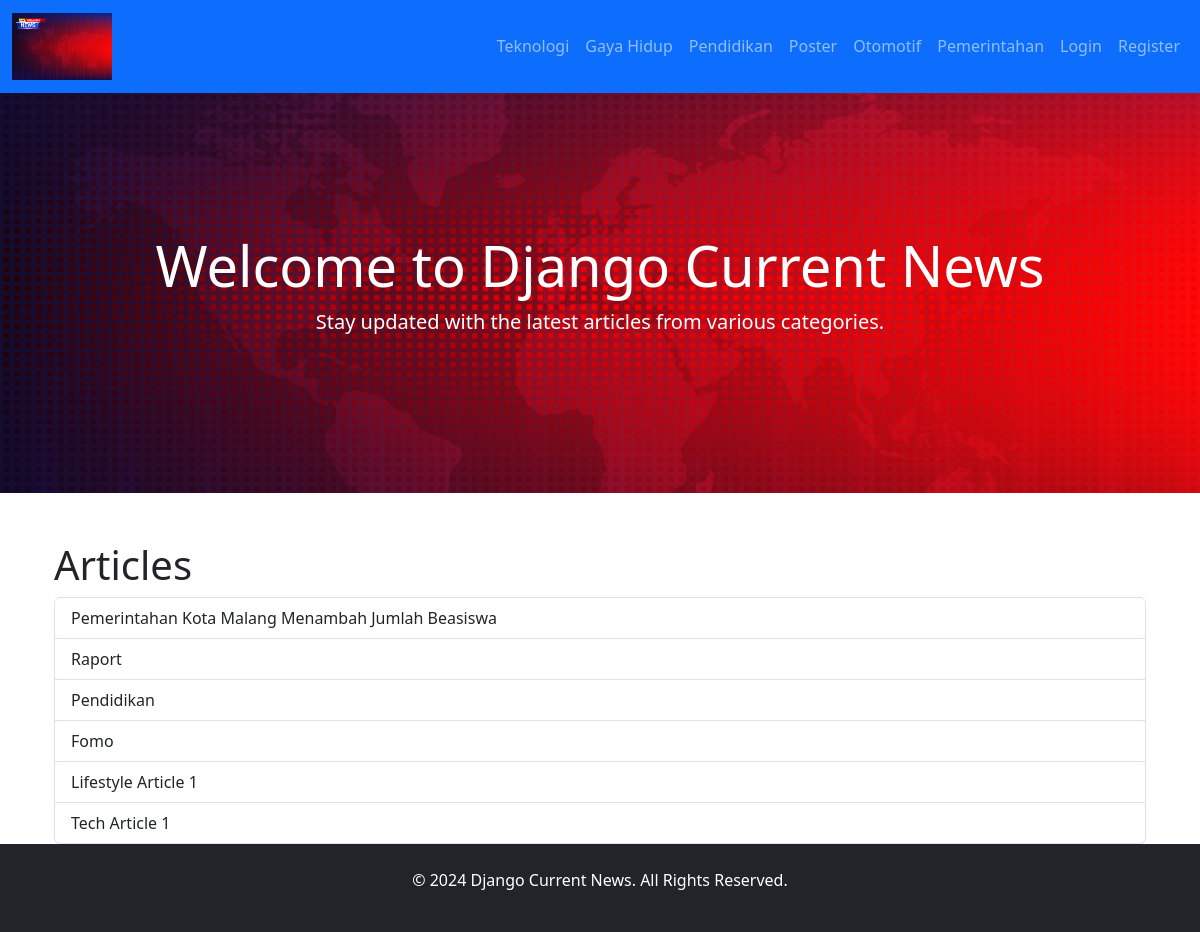
The app's page /, older data.
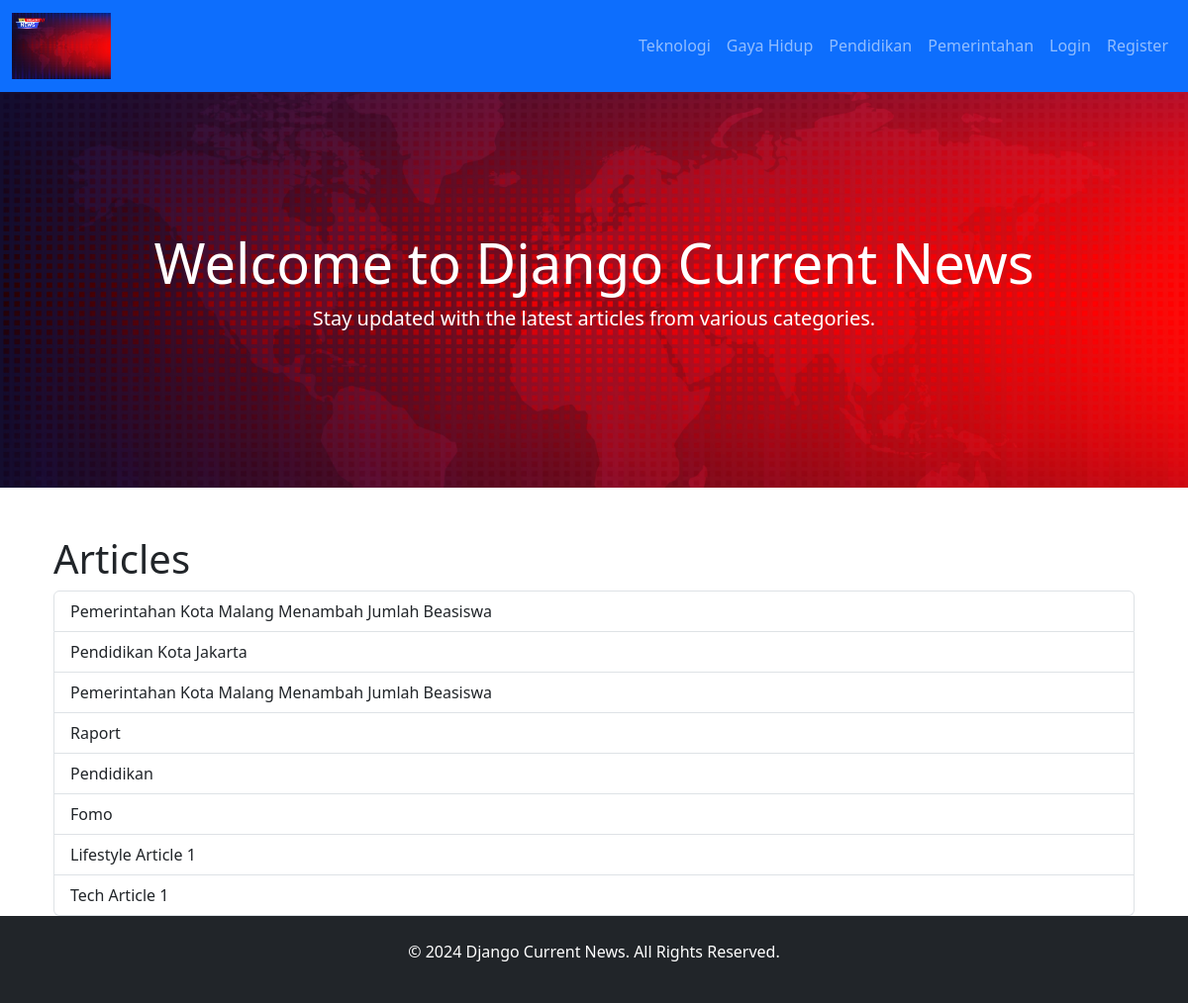
The same page, newer data.
### articles/models.py (models this page shows, shortened)
class Category(models.Model):
    name = models.CharField(max_length=100, unique=True)
    class Meta:
        verbose_name = "Category"
        verbose_name_plural = "Categories"

class Article(models.Model):
    title = models.CharField(max_length=200)
    slug = models.SlugField(unique=True, blank=True)  # Field slug ditambahkan
    content = models.TextField()
    created_at = models.DateTimeField(auto_now_add=True)
    updated_at = models.DateTimeField(auto_now=True)
    author = models.ForeignKey(User, on_delete=models.CASCADE)
    category = models.ForeignKey(Category, on_delete=models.CASCADE, related_name='articles')
    class Meta:
        verbose_name = "Article"
        verbose_name_plural = "Articles"
        ordering = ['-created_at']  # Urutkan artikel berdasarkan waktu pembuatan (terbaru di atas)

### articles/views.py (the view)
# urls.py: path('', views.ArticleListView.as_view(), name='home'),
class ArticleListView(ListView):
    model = Article
    template_name = 'article_list.html'
    context_object_name = 'articles'
    paginate_by = 10  # Adding pagination
    def get_context_data(self, **kwargs):
        context = super().get_context_data(**kwargs)
        context['categories'] = Category.objects.all()  # Adding categories to the context
        return context

### articles/templates/articles/article_list.html
{% extends 'base.html' %}
{% block content %}
  <div class="container mt-4">
    <h1>Articles</h1>
    <div class="list-group">
      {% for article in articles %}
        <a href="{% url 'article_detail' article.pk %}" class="list-group-item list-group-item-action">
          {{ article.title }}
        </a>
      {% endfor %}
    </div>
  </div>
{% endblock %}

### templates/base.html (shortened to what this page needs)
<!DOCTYPE html>
<html lang="en">
<head>
    {% load static %}
    <link href="https://cdn.jsdelivr.net/npm/bootstrap@5.3.0-alpha1/dist/css/bootstrap.min.css" rel="stylesheet">
    <link href="{% static 'css/styles.css' %}" rel="stylesheet">
</head>
<body>
    <nav class="navbar navbar-expand-lg navbar-dark bg-primary">
        <div class="container-fluid">
            <a class="navbar-brand" href="{% url 'home' %}">
                <img src="{% static 'images/logo.jpg' %}" alt="Logo" style="width: 100px;">
            </a>
            <div class="collapse navbar-collapse" id="navbarNav">
                <ul class="navbar-nav ms-auto">
                    {% for category in categories %}
                        <li class="nav-item">
                            <a class="nav-link" href="{% url 'article_list_by_category' pk=category.id %}">{{ category.name }}</a>
                        </li>
                    {% endfor %}
                    {% if user.is_authenticated %}
                        <li class="nav-item">
                            <a class="nav-link" href="{% url 'logout' %}">Logout</a>
                        </li>
                    {% else %}
                        <li class="nav-item">
                            <a class="nav-link" href="{% url 'login' %}">Login</a>
                        </li>
                        <li class="nav-item">
                            <a class="nav-link" href="{% url 'register' %}">Register</a>
                        </li>
                    {% endif %}
                </ul>
            </div>
        </div>
    </nav>
    <div class="hero-section bg-secondary text-white text-center py-5" style="background-image: url('{% static 'images/hero.jpg' %}'); background-size: cover; background-position: center;">
        <div class="container">
            <h1 class="display-4">Welcome to Django Current News</h1>
            <p class="lead">Stay updated with the latest articles from various categories.</p>
        </div>
    </div>
    <div class="container mt-5">
        {% block content %}
        {% endblock %}
    </div>
    <footer class="bg-dark text-white text-center py-4">
        <div class="container">
            <p>&copy; 2024 Django Current News. All Rights Reserved.</p>
        </div>
    </footer>
</body>
</html>

Row changes from the older to the newer data that the page shows:
removed Category: name "Poster"
removed Category: name "Otomotif"
added Article: title "Pemerintahan Kota Malang Menambah Jumlah Beasiswa"
added Article: title "Pendidikan Kota Jakarta"
